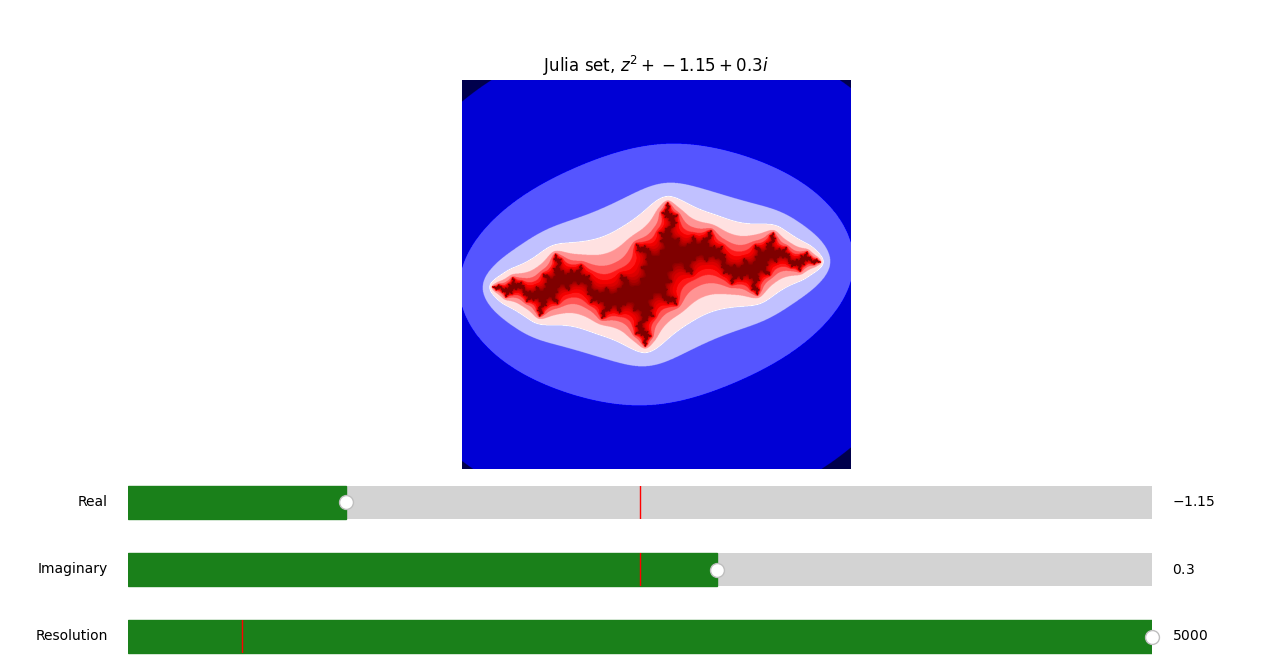

The Python source for this figure:
import matplotlib.pyplot as plt
from matplotlib.widgets import Slider
from matplotlib import colors
import numpy as np
import cmath

def julia(z, c, iters=500):
    f = lambda w, c1: w**2 + c1
    k = f(z,c)
    id = np.where(True, 0, k)
    for i in range(iters):
        k = f(k, c)
        q = np.abs(k)
        id = np.where(q > 10e6, i, id)
        k = np.where(q > 10e6, cmath.nan, k)
    id = np.where(id==0, np.max(id), id)
    return abs(id)

update_title = lambda : ax.set_title(f'Julia set, $z^2 + {np.round(c.real,2)} + {np.round(c.imag,2)}i$')

prec = 1200
iters = 100

fig = plt.figure()
ax = fig.add_subplot(111)
fig.subplots_adjust(bottom=0.3)

c = 0 + 0j
x_lims_j, y_lims_j = (-2, 2), (-2, 2)
x_j = np.linspace(x_lims_j[0], x_lims_j[1], round(prec/3))
y_j = np.linspace(y_lims_j[0], y_lims_j[1], round(prec/4))
xx_j, yy_j = np.meshgrid(x_j, y_j)
zz_j = xx_j + yy_j * 1j
zz_j_final = julia(zz_j, c, iters)

h_ax2 = ax.imshow(zz_j_final,
                   cmap='seismic',
                   extent=[x_lims_j[0], x_lims_j[1], y_lims_j[0], y_lims_j[1]],
                   norm='log')
ax.axis('off')


ax_re = fig.add_axes([0.1, 0.20, 0.8, 0.10])
re_slider = Slider(
    ax=ax_re,
    label='Real',
    valmin=-2,
    valmax=2,
    valinit=0,
    orientation='horizontal',
    valstep=0.05,
    color=(0.1,0.5,0.1)
)
ax_im = fig.add_axes([0.1, 0.1, 0.8, 0.10])
im_slider = Slider(
    ax=ax_im,
    label='Imaginary',
    valmin=-2,
    valmax=2,
    valinit=0,
    orientation='horizontal',
    valstep=0.05,
    color=(0.1,0.5,0.1)
)
ax_res = fig.add_axes([0.1, 0.0, 0.8, 0.10])
res_slider = Slider(
    ax=ax_res,
    label='Resolution',
    valmin=500,
    valmax=5000,
    valinit=1000,
    orientation='horizontal',
    valstep=500,
    color=(0.1,0.5,0.1)
)

def update_re(val):
    global c, iters
    c = val + c.imag * 1j
    zz_j_final = julia(zz_j, c, iters)
    h_ax2.set_data(zz_j_final)
    update_title()
def update_im(val):
    global c, iters
    c = c.real + val * 1j
    zz_j_final = julia(zz_j, c, iters)
    h_ax2.set_data(zz_j_final)
    update_title()
def update_res(val):
    global prec, x_j, y_j, xx_j, yy_j, zz_j, zz_j_final, c, iters
    prec = val
    x_j = np.linspace(x_lims_j[0], x_lims_j[1], round(prec/3))
    y_j = np.linspace(y_lims_j[0], y_lims_j[1], round(prec/4))
    xx_j, yy_j = np.meshgrid(x_j, y_j)
    zz_j = xx_j + yy_j * 1j
    zz_j_final = julia(zz_j, c, iters)
    h_ax2.set_data(zz_j_final)

re_slider.on_changed(update_re)
im_slider.on_changed(update_im)
res_slider.on_changed(update_res)

update_title()
plt.show()
